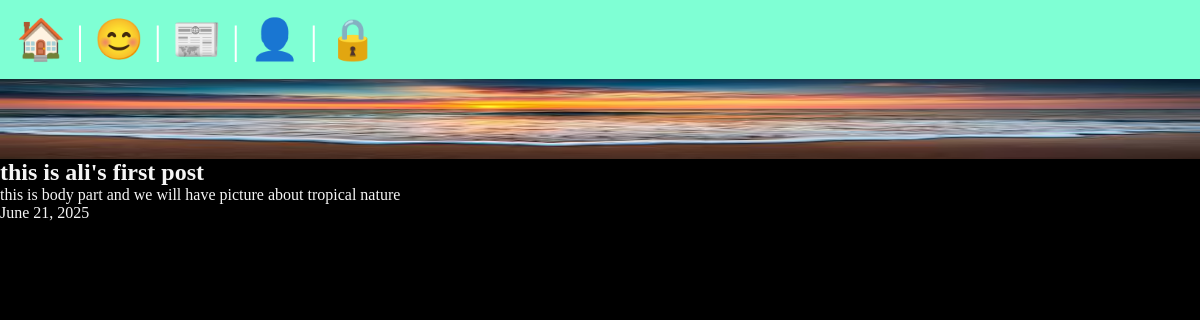
The app's page /posts/ali-first-post with its own data.
### posts/models.py (models this page shows, shortened)
class Post(models.Model):
    title = models.CharField(max_length=75)
    body = models.TextField()
    slug = models.SlugField()
    date = models.DateField(auto_now_add=True)
    banner = models.ImageField(default='fallback.png', blank=True)
    author = models.ForeignKey(User, on_delete=models.CASCADE, default=None)

### posts/views.py (the view)
# urls.py: path('<slug:slug>', views.post_page, name="page"),
def post_page(request, slug):
    post = Post.objects.get(slug=slug)
    return render(request, 'posts/post_page.html', {'post': post})

### posts/templates/posts/post_page.html (shortened to what this page needs)
{% extends "layout.html" %}
{% block content %}
<section>
        <img class="banner" src="{{post.banner.url}}" alt="{{post.title}}">
        <h1>{{post.title}}</h1>
        <p>{{post.body}}</p>
        <p>{{post.date}}</p>
</section>
{% endblock  %}

### static/css/style.css (style rules this page uses)
* { margin: 0; padding: 0; box-sizing: border-box; }
body { min-height: 100vh; display: flex; flex-flow: column; font-size: 1rem; background-color: black; color: whitesmoke; }
h1, p { text-align: left; }
.banner { display: block; width: 100%; height: 80px; }

### records on screen
Post: banner (picture), title "this is ali's first post", body "this is body part and we will have picture about tropical nature", date "June 21, 2025"
